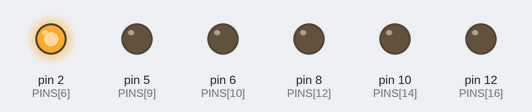
The sketch below on a simulated Arduino Uno, built with avr-gcc and run on an emulated ATmega328P. On the bench: output pins drawn as LEDs (lit = HIGH).

Above: at 9.03 s.
At 14.3 s:
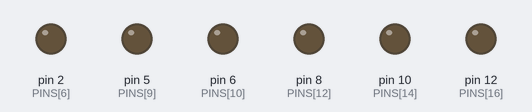
At 19.61 s:
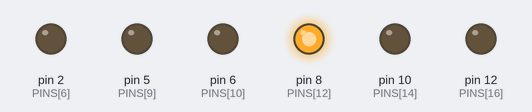
At 25.17 s:
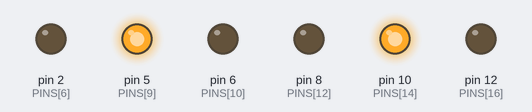
At 28.2 s:
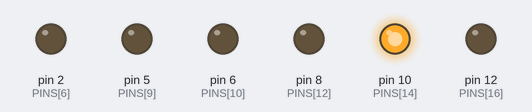
At 35.65 s:
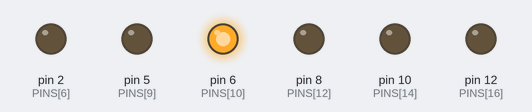
Timing chart, 0 to 47.2 s (numbered marks = the images above):
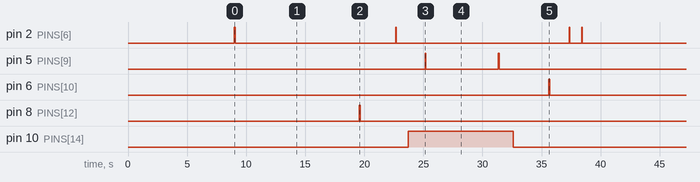

The sketch:

GoW2_seriously2.ino
```cpp
//Declare variables and constants
byte PINS[18] = {
  A0, A1, A2, A3, A4, A5, 2, 3, 4, 5, 6, 7, 8, 9, 10, 11, 12, 13};
byte SND   = 0;
byte RSx   = 1;
byte RSy   = 2;
byte RT    = 3;
byte RSbtn = 4;
int RB     = 5;
int A      = 6;
int B      = 7;
int X      = 8;
int Y      = 9;
int START  = 10;
int XBOX   = 11;
int BACK   = 12;
int LB     = 13;
int LSy    = 14;
int LSx    = 15;
int LT     = 16;
int LSbtn  = 17;

//int MANTLE_DELAY=2000;

unsigned long sTime;

void resetVerticalView() {
  pressButton("RS_DOWN", 500);
  pressButton("RS_UP", 250);
}

void roll(String dirBtn) {
  setButton(dirBtn, true);
  delay(100);
  pressButton("X", 60);
  delay(200);
  setButton(dirBtn, false);
  delay(1800);
}

void setup() {
  pinMode(13, INPUT);
  digitalWrite(13, LOW);
  Serial.begin(9600);

  //resetVerticalView();

  delay(9000);

  sTime = millis();
}

void loop() {
  //Yes, load checkpoint
  pressButton("A", 60);
  delay(10500); //Loading...

  //Skip cinematic
  pressButton("BACK", 100);
  delay(3000);

  //Close pop-up help
  pressButton("A", 60);
  delay(1000);

  //Start walking and aiming
  setButton("LS_UP", true);
  setButton("LT", true);

  //Shoot far away group (hopefully, we'll hit them)
  pressButton("RS_LEFT", 250);
  pressButton("RS_UP", 180);
  delay(1000);
  pressButton("Y", 50);

  delay(5000);

  //Shoot close group
  pressButton("RS_RIGHT", 100);
  pressButton("RS_UP", 500);
  pressButton("RS_DOWN", 400);
  delay(150);
  setButton("Y", true);
  setButton("RS_UP", true);
  delay(50);
  setButton("Y", false);
  delay(200);
  setButton("RS_UP", false);
  delay(1000);
  setButton("LS_UP", false);
  setButton("LT", false);
  delay(3000); //Wait for rockets to explode

  //Pause
  pressButton("START", 100);
  delay(1000);

  //Select 'load checkpoint'
  pressButton("LS_DOWN", 150);
  delay(500);

  //Load checkpoint
  pressButton("A", 50);
  delay(1000);
}

void pressButton(String btn, int holdTime) {
  setButton(btn, true);
  delay(holdTime);
  setButton(btn, false);
}


//btn is button (A, B, X, Y, START, LS_UP, RS_LEFT, XBOX, etc.)
//b_set is true to set (press) the button, false to reset (depress)
void setButton(String btn, boolean b_set) {
  byte pin = 255;
  boolean value = HIGH;
  boolean isStick = false;
  boolean isTrigger = false;

  if (btn == "RT") {
    pin = RT;
    value = LOW;
    isTrigger = true;
  } else if (btn == "LT") {
    pin = LT;
    value = LOW;
    isTrigger = true;
  } else if (btn == "A") {
    pin = A;
  } else if (btn == "B") {
    pin = B;
  } else if (btn == "X") {
    pin = X;
  } else if (btn == "Y") {
    pin = Y;
  } else if (btn == "START") {
    pin = START;
  } else if (btn == "XBOX") {
    pin = XBOX;
  } else if (btn == "BACK") {
    pin = BACK;
  } else if (btn == "LB") {
    pin = LB;
  } else if (btn == "RB") {
    pin = RB;
  } else if (btn == "LSbtn") {
    pin = LSbtn;
  } else if (btn == "RSbtn") {
    pin = RSbtn;
  } else if (btn == "RS_UP") {
    pin = RSy;
    value = HIGH;
    isStick = true;
  } else if (btn == "RS_DOWN") {
    pin = RSy;
    value = LOW;
    isStick = true;
  } else if (btn == "RS_LEFT") {
    pin = RSx;
    value = HIGH;
    isStick = true;
  } else if (btn == "RS_RIGHT") {
    pin = RSx;
    value = LOW;
    isStick = true;
  } else if (btn == "LS_UP") {
    pin = LSy;
    value = HIGH;
    isStick = true;
  } else if (btn == "LS_DOWN") {
    pin = LSy;
    value = LOW;
    isStick = true;
  } else if (btn == "LS_LEFT") {
    pin = LSx;
    value = HIGH;
    isStick = true;
  } else if (btn == "LS_RIGHT") {
    pin = LSx;
    value = LOW;
    isStick = true;
  }

  //Joysticks
  if (isStick) {
    if (b_set) {
      pinMode(PINS[pin], OUTPUT);
      digitalWrite(PINS[pin], value);
    } else {
      digitalWrite(PINS[pin], LOW);
      pinMode(PINS[pin], INPUT);
    }
  } else if (isTrigger) {
    if (b_set) {
      digitalWrite(PINS[pin], LOW);
      pinMode(PINS[pin], OUTPUT);
    } else {
      pinMode(PINS[pin], INPUT);
    }
  } else if (PINS[pin] < 255) {
    pinMode(PINS[pin], OUTPUT);
    if (b_set) {
      digitalWrite(PINS[pin], HIGH);
    } else {
      digitalWrite(PINS[pin], LOW);
    }
  }
}
```

Measured:
- by itself, pin 2 (PINS[6]): repeats every 29.4 s: LOW 13.6 s, HIGH 0.06 s, LOW 14.6 s, HIGH 0.05 s, LOW 1.0 s, HIGH 0.06 s
- by itself, pin 5 (PINS[9]): repeats every 29.4 s: LOW 6.2 s, HIGH 0.05 s, LOW 23.2 s, HIGH 0.05 s
- by itself, pin 6 (PINS[10]), pin 8 (PINS[12]): alternates HIGH for 0.10 s and LOW for 29.3 s
- by itself, pin 10 (PINS[14]): alternates HIGH for 8.9 s and LOW for 20.5 s
